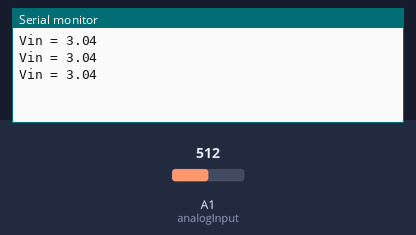
Bench run of a sketch on a simulated Arduino Uno, built with avr-gcc and run on an emulated ATmega328P. Shown: the last lines printed to the serial monitor. Inputs (shaded band) come from the test bench; at power-on: A1 (analogInput) = 512.

Above: at 1.3 s.
1.4 s: A1 (analogInput) set to 716
At 1.9 s:
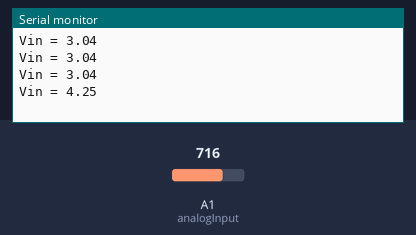
2.9 s: A1 (analogInput) set to 900
At 3.4 s:
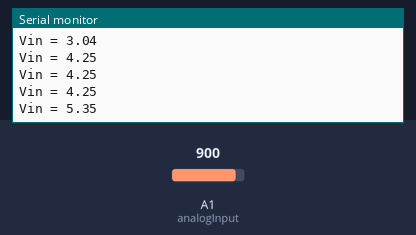
Timing chart, 0 to 5.9 s (numbered marks = the images above; inputs shaded):
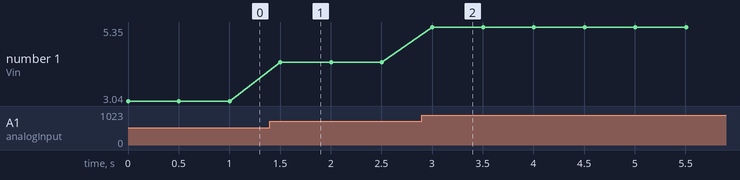

The sketch:

simple-voltage-sensor.ino
```cpp
// SIMPLE SETUP FOR A J2 VOLTAGE SENSOR
/*
 *  WAY TO SETUP THE SENSOR
 *
 * connect all J2 gnd to arduino gnd
 * then connect SIG to analogInput
 * described below, and finally connect
 * VOL to the voltage you want to measure
 */
// port init
int analogInput = A1; // THIS CAN BE CHANGE TO ANY PORT

// resistors
float R1 = 178000.0; // R1 from sensor
float R2 = 822000.0; // R2 from sensor

// init variables
int value = 0;
float vout = 0.0;
float vin = 0.0;

void setup(){
  pinMode(analogInput, INPUT);
  Serial.begin(9600);
}
void loop(){

  // read the value at analog input
  value = analogRead(analogInput);
  vout = (value * 5) / 1024.0;
  vin = vout / (R2/(R1+R2));

  // print data
  Serial.print("Vin = ");
  Serial.println(vin,2);
  delay(500);

}
// a code by Erick Casanova
```

Measured:
- after the input at 1.4 s, the serial monitor: prints a new line after 0.10 s (image 1)
- after the input at 2.9 s, the serial monitor: prints a new line after 0.10 s (image 2)
- plotted number 1: 3.04 → 4.25 after the input at 1.4 s, 4.25 → 5.35 after the input at 2.9 s
